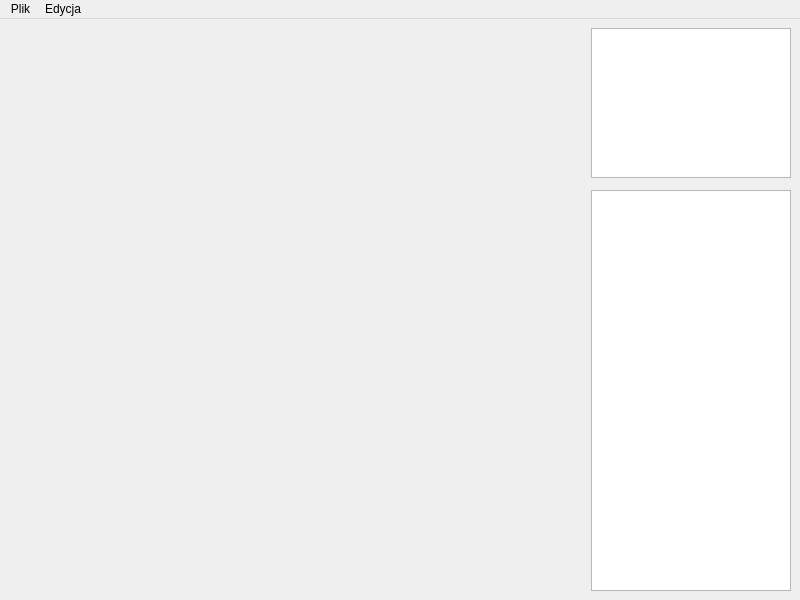
<?xml version="1.0" encoding="UTF-8"?>
<ui version="4.0">
 <class>MainWindow</class>
 <widget class="QMainWindow" name="MainWindow">
  <property name="geometry">
   <rect>
    <x>0</x>
    <y>0</y>
    <width>800</width>
    <height>600</height>
   </rect>
  </property>
  <property name="windowTitle">
   <string>Edytor krzywych</string>
  </property>
  <widget class="QWidget" name="central_view">
   <layout class="QGridLayout" name="gridLayout">
    <item row="0" column="0" rowspan="3">
     <widget class="QWidget" name="draw_view" native="true">
      <property name="sizePolicy">
       <sizepolicy hsizetype="Expanding" vsizetype="Preferred">
        <horstretch>0</horstretch>
        <verstretch>0</verstretch>
       </sizepolicy>
      </property>
      <layout class="QVBoxLayout" name="draw_layout"/>
     </widget>
    </item>
    <item row="0" column="1">
     <widget class="QListWidget" name="figures_list">
      <property name="sizePolicy">
       <sizepolicy hsizetype="Maximum" vsizetype="Expanding">
        <horstretch>0</horstretch>
        <verstretch>0</verstretch>
       </sizepolicy>
      </property>
      <property name="maximumSize">
       <size>
        <width>200</width>
        <height>150</height>
       </size>
      </property>
     </widget>
    </item>
    <item row="2" column="1">
     <widget class="QTableWidget" name="parameters">
      <property name="sizePolicy">
       <sizepolicy hsizetype="Maximum" vsizetype="Expanding">
        <horstretch>0</horstretch>
        <verstretch>0</verstretch>
       </sizepolicy>
      </property>
      <property name="maximumSize">
       <size>
        <width>200</width>
        <height>16777215</height>
       </size>
      </property>
     </widget>
    </item>
   </layout>
  </widget>
  <widget class="QMenuBar" name="menubar">
   <property name="geometry">
    <rect>
     <x>0</x>
     <y>0</y>
     <width>800</width>
     <height>27</height>
    </rect>
   </property>
   <widget class="QMenu" name="file">
    <property name="title">
     <string>Plik</string>
    </property>
    <addaction name="action_new"/>
    <addaction name="action_open"/>
    <addaction name="separator"/>
    <addaction name="action_save"/>
    <addaction name="action_save_as"/>
    <addaction name="separator"/>
    <addaction name="action_exit"/>
   </widget>
   <widget class="QMenu" name="edit">
    <property name="title">
     <string>Edycja</string>
    </property>
    <widget class="QMenu" name="menu_add_curve">
     <property name="title">
      <string>Dodaj krzywą</string>
     </property>
     <addaction name="action_interpolate"/>
     <addaction name="action_bezier"/>
    </widget>
    <addaction name="action_add_background"/>
    <addaction name="separator"/>
    <addaction name="menu_add_curve"/>
   </widget>
   <addaction name="file"/>
   <addaction name="edit"/>
  </widget>
  <action name="action_new">
   <property name="text">
    <string>Nowy</string>
   </property>
   <property name="shortcut">
    <string>Ctrl+N</string>
   </property>
  </action>
  <action name="action_open">
   <property name="text">
    <string>Otwórz...</string>
   </property>
   <property name="shortcut">
    <string>Ctrl+O</string>
   </property>
  </action>
  <action name="action_save">
   <property name="text">
    <string>Zapisz</string>
   </property>
   <property name="shortcut">
    <string>Ctrl+S</string>
   </property>
  </action>
  <action name="action_save_as">
   <property name="text">
    <string>Zapisz jako...</string>
   </property>
   <property name="shortcut">
    <string>Ctrl+Shift+S</string>
   </property>
  </action>
  <action name="action_exit">
   <property name="text">
    <string>Zakończ</string>
   </property>
   <property name="shortcut">
    <string>Ctrl+Q</string>
   </property>
  </action>
  <action name="action_add_background">
   <property name="text">
    <string>Dodaj tło...</string>
   </property>
  </action>
  <action name="action_interpolate">
   <property name="text">
    <string>Interpolacyjną</string>
   </property>
  </action>
  <action name="action_bezier">
   <property name="text">
    <string>Beziera</string>
   </property>
  </action>
 </widget>
 <resources/>
 <connections/>
</ui>
